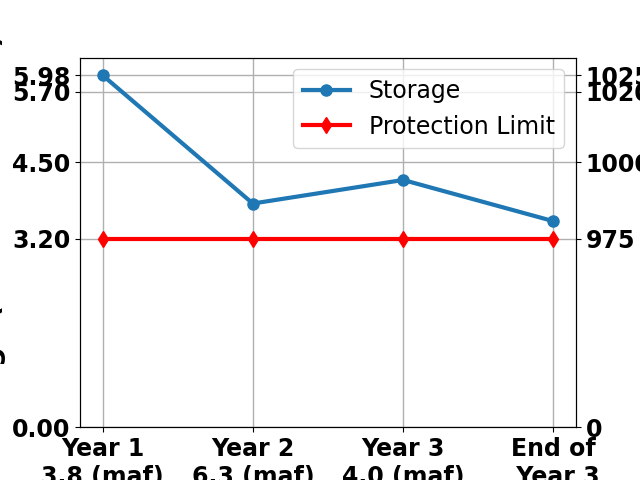

Here is the Python script that generated this plot:
"""
Purpose:
--------
This script creates a time series plot for a selected manager session from the
ManagerSessionsData.xlsx file.

The plot displays:
    • Lake Mead storage over the four modeled time periods (left y-axis)
    • The selected protection storage limit (red horizontal line)
    • A secondary y-axis showing the corresponding Lake Mead elevation

The session to plot is selected using its session name (for example,
"2026-7-15").
"""
import numpy as np
import pandas as pd
import matplotlib.pyplot as plt
from pathlib import Path

# -----------------------------
# Locate the Excel input file
# -----------------------------

# Get the path of this Python script
code_file = Path(__file__)

# Build the path to the Excel workbook
input_file = code_file.parent / 'ManagerSessionsData.xlsx'


# -----------------------------
# Read the Excel workbook
# -----------------------------

# Read the workbook into a pandas DataFrame
ensemble = pd.read_excel(input_file)

# Convert the four simulation columns to numeric values.
# Any invalid entries become NaN.
ensemble.iloc[:, 3:7] = ensemble.iloc[:, 3:7].apply(pd.to_numeric, errors="coerce")


# -----------------------------
# Define session layout
# -----------------------------

# Each manager session occupies three rows
session_data = 3

# Total number of rows in the spreadsheet
length = len(ensemble)


# -----------------------------
# Create empty lists for storing data
# -----------------------------

# Stores storage values for every session
all_years = []

# Stores elevation values for every session
all_elevs = []

# Stores protection storage values
protect_storages = []

# Stores protection elevations
protect_elevs = []

# Stores session names (dates)
session_names = []


# -----------------------------
# Read each manager session
# -----------------------------

# Loop through the spreadsheet three rows at a time
for first in range(0, length, session_data):

    # Select one manager session
    sessions = ensemble.iloc[first:first + session_data, 3:7]

    # First row contains storage values
    years = sessions.iloc[0].values

    # Save storage values
    all_years.append(years)

    # Save the session name from the first column
    session_names.append(str(ensemble.iloc[first, 0]))

    # Third row contains elevations
    elevs = sessions.iloc[2].values

    # Save elevation values
    all_elevs.append(elevs)

    # Read the protection storage/elevation column
    protect_s = ensemble.iloc[first:first + session_data, 2]

    # First row = protection storage
    storage = protect_s.iloc[0]

    # Save protection storage
    protect_storages.append(storage)

    # Third row = protection elevation
    protect_e = ensemble.iloc[first:first + session_data, 2]

    elevation = protect_e.iloc[2]

    # Save protection elevation
    protect_elevs.append(elevation)


# Convert storage list to a NumPy array
all_years = np.array(all_years)


# -----------------------------
# Select the manager session to plot
# -----------------------------

# Specify the desired manager session
target_session = "2026-7-15"

# Find the index of that session
session_index = session_names.index(target_session)

# Retrieve the storage values for the selected session
selected_storage = all_years[session_index]

# Retrieve the protection storage
selected_protect_s = protect_storages[session_index]

# Retrieve the elevation values
selected_elevation = all_elevs[session_index]

# Retrieve the protection elevation
selected_protect_e = protect_elevs[session_index]


# -----------------------------
# Create x-axis labels
# -----------------------------

# Read the four simulation column names
year_header = np.array(list(ensemble.columns)[3:7])


# Create a horizontal series representing the protection limit
selected_protect_s_series = np.repeat(selected_protect_s, len(year_header))


# -----------------------------
# Create the figure
# -----------------------------

# Create figure and primary axis
fig, ax1 = plt.subplots()

# Plot simulated storage through time
ax1.plot(
    year_header,
    selected_storage,
    marker='o',
    markersize=8,
    linewidth=3,
    label='Storage',
    color='tab:blue'
)

# Plot the protection storage limit
ax1.plot(
    year_header,
    selected_protect_s_series,
    marker='d',
    markersize=8,
    color='red',
    linewidth=3,
    label='Protection Limit'
)


# -----------------------------
# Configure storage axis
# -----------------------------

# Define desired storage tick locations
storage_ticks = [
    0.0,
    4.5,
    5.7,
    selected_protect_s,
    selected_storage.max()
]

# Set y-axis limits
ax1.set_ylim(0, selected_storage.max() * 1.05)

# Apply tick locations
ax1.set_yticks(storage_ticks)

# Label the primary y-axis
ax1.set_ylabel(
    'Storage (million acre-feet)',
    fontweight='bold',
    fontsize=20
)

# Format tick labels
ax1.tick_params(axis='y', labelsize=17)
ax1.tick_params(axis='x', labelsize=17)

# Make tick labels bold
for label in ax1.get_xticklabels() + ax1.get_yticklabels():
    label.set_fontweight('bold')

# Add gridlines
ax1.grid(linewidth=1)

# No x-axis label
ax1.set_xlabel(None, fontweight='bold', fontsize=20)


# -----------------------------
# Build storage-elevation relationship
# -----------------------------

# Combine every storage value into one array
all_S_data = np.concatenate(all_years)

# Combine every elevation into one array
all_E_data = np.concatenate(all_elevs)

# Include protection storage values
S_anchor_base = np.concatenate([protect_storages, all_S_data]).astype(float)

# Include protection elevations
E_anchor_base = np.concatenate([protect_elevs, all_E_data]).astype(float)

# Add zero-storage point
S_anchor = np.append(S_anchor_base, 0.0)
E_anchor = np.append(E_anchor_base, 0.0)

# Remove missing values
valid_indices = ~np.isnan(S_anchor) & ~np.isnan(E_anchor)
S_anchor = S_anchor[valid_indices]
E_anchor = E_anchor[valid_indices]

# Sort storage values
order = np.argsort(S_anchor)
S_sorted = S_anchor[order]
E_sorted = E_anchor[order]


# -----------------------------
# Create secondary elevation axis
# -----------------------------

# Create a second y-axis
ax2 = ax1.twinx()

# Match the limits of the primary axis
ax2.set_ylim(ax1.get_ylim())

# Match the storage tick locations
ax2.set_yticks(storage_ticks)

# Interpolate elevations corresponding to storage ticks
elev_labels = np.interp(storage_ticks, S_sorted, E_sorted)


# -----------------------------
# Add desired elevation reference points
# -----------------------------

# Desired storage values
extra_storage = [4.5, 5.7]

# Desired elevation labels
extra_elevs = [1000, 1020]

# Ensure these storage values exist
storage_ticks = np.unique(np.concatenate([storage_ticks, extra_storage]))

# Recompute elevations
elev_labels = np.interp(storage_ticks, S_sorted, E_sorted)

# Force exact labels for known storage values
for i, s in enumerate(storage_ticks):
    if np.isclose(s, 4.5):
        elev_labels[i] = 1000

    if np.isclose(s, 5.7):
        elev_labels[i] = 1020

    if np.isclose(s, selected_protect_s):
        elev_labels[i] = selected_protect_e


# Apply tick locations
ax1.set_yticks(storage_ticks)
ax2.set_yticks(storage_ticks)

# Apply elevation labels
ax2.set_yticklabels(
    [f"{e:.0f}" for e in elev_labels],
    fontweight='bold'
)

# Label the secondary axis
ax2.set_ylabel(
    'Elevation (feet)',
    fontweight='bold',
    fontsize=20
)

# Format tick labels
ax2.tick_params(axis='y', labelsize=17)


# -----------------------------
# Finish the figure
# -----------------------------

# Add legend
ax1.legend(loc='best', fontsize=17, frameon=True)

# Save the figure
plt.savefig('TimeSeries-2026-7-15.png')

# Display the figure
plt.show()
